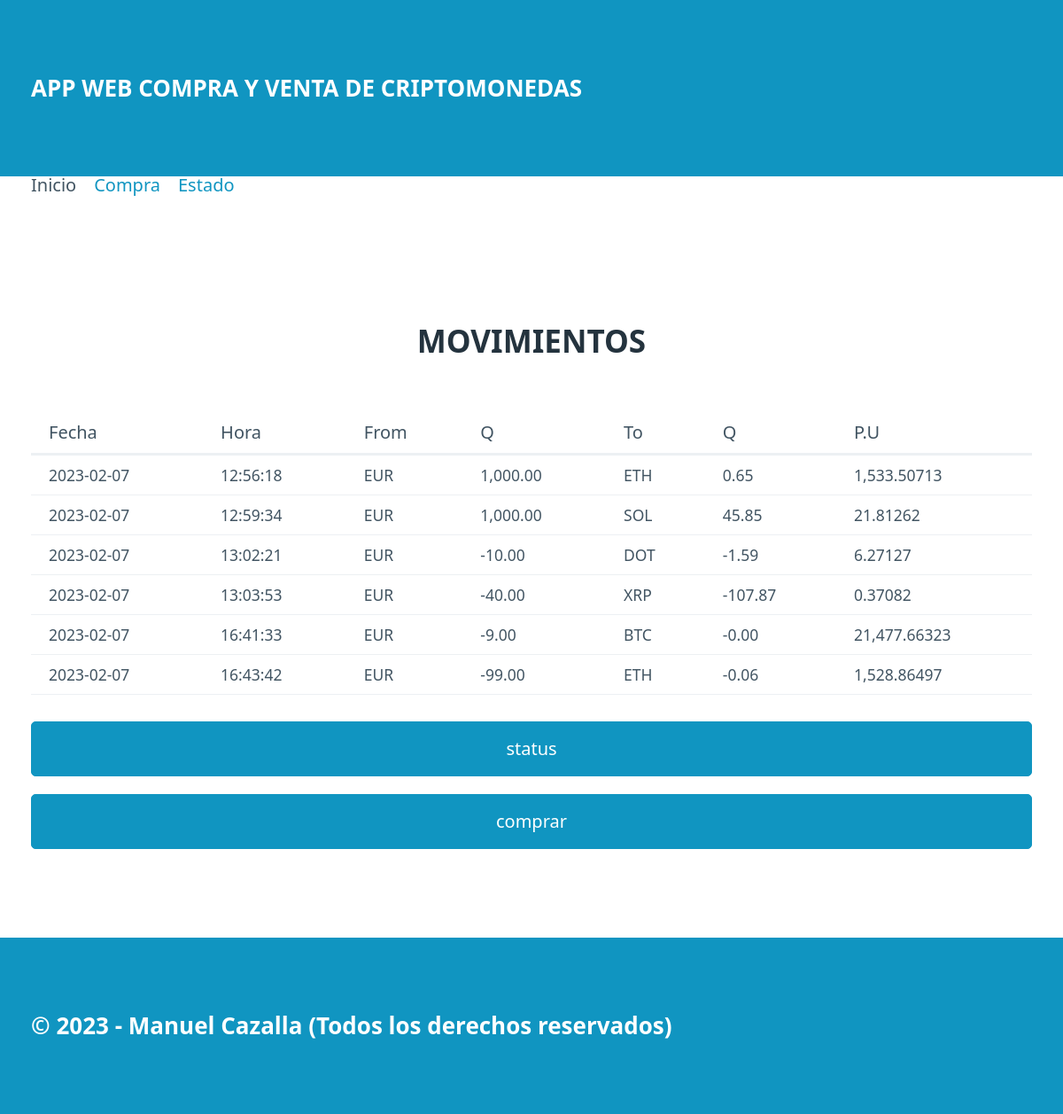
The app's page /, older data.
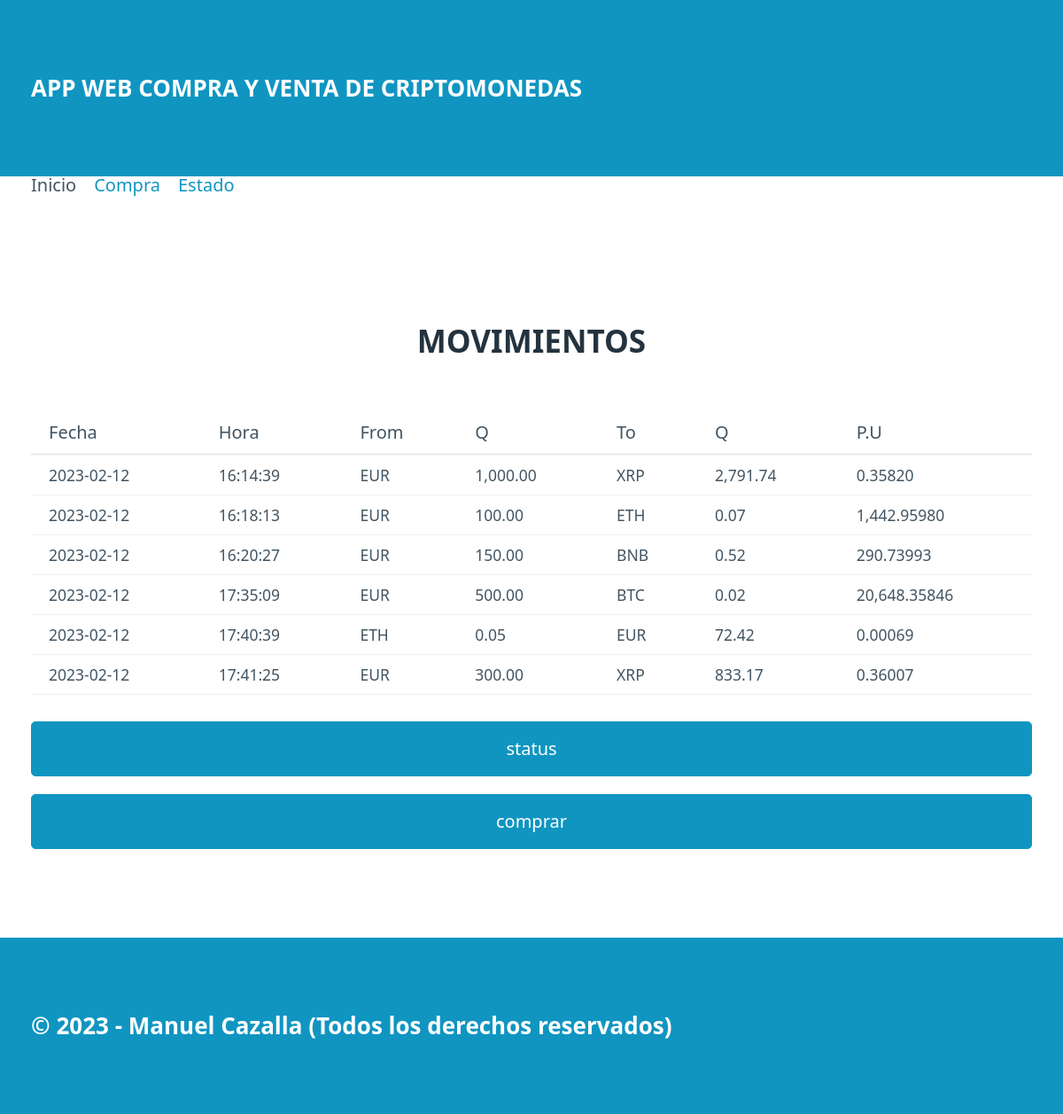
The same page, newer data.
### tables this page shows
CREATE TABLE "movimientos" (
	"id"	INTEGER,
	"date"	TEXT NOT NULL,
	"time"	TEXT NOT NULL,
	"moneda_from"	TEXT NOT NULL,
	"cantidad_from"	REAL,
	"moneda_to"	TEXT NOT NULL,
	"cantidad_to"	REAL,
	PRIMARY KEY("id" AUTOINCREMENT)
);

### blockchain/routes.py (the view)
@app.route("/")
def index():
    try:
        sqlite = ConecSqlite(ORIGIN_DATA)
        movimientos = sqlite.consultaSqlite("SELECT * from movimientos")
        return render_template("index.html",movements=  movimientos, puntero = "index.html",pageTitle ="movimimentos")
    except:
        flash("Base de datos no disponible,intentelo más tarde por favor")
        return render_template("index.html")

### blockchain/models.py (called while the page is built)
     def consultaSqlite(self,consulta):
            con = sqlite3.connect(self.ruta)
            cur = con.cursor()
            cur.execute(consulta)
            resultado = []
            columnas = cur.description
            filas = cur.fetchall()
            for dato in filas:
                movimiento = {}
                posicion = 0
                for nombre in columnas:
                    movimiento[nombre[0]] = dato[posicion]
                    posicion += 1
                resultado.append(movimiento)
            con.close()
            return resultado

### blockchain/templates/index.html
{% extends "base.html" %}
{% block section%}
        <table>
            <div class = "h2">
                <h2>MOVIMIENTOS</h2>
            </div>
            <thead>
               <tr>
                    <th>Fecha</th>
                    <th>Hora</th>
                    <th>From</th>
                    <th>Q</th>
                    <th>To</th>
                    <th>Q</th>
                    <th>P.U</th>
                </tr>
            </thead>
            <tbody>
                {% if movements %}
                {% for movement in movements %}
                <tr>
                    <td>{{movement.date}}</td>
                    <td>{{movement.time}}</td>
                    <td>{{movement.moneda_from}}</td>
                    <td>{{"{:,.2f}".format(movement.cantidad_from)}}</td>
                    <td>{{movement.moneda_to}}</td>
                    <td>{{"{:,.2f}".format (movement.cantidad_to)}}</td>
                    <td>{{"{:,.5f}".format(movement.cantidad_from / movement.cantidad_to)}}</td>
                </tr>
                {% endfor %}
                {% else%}
                <tr>
                    <td colspan="7" class="lista-vacia">NO HAY MOVIMIENTOS QUE MOSTRAR</td>
                </tr>
                {%endif%}
            </tbody>
        </table>
        <a href="/status"><button class ="status" method="POST">status</button></a>
        <a href="/purchase"><button class="comprar" method="POST">comprar</button></a>
{% endblock %}

Row changes from the older to the newer data that the page shows:
removed movimientos: date "2023-02-07", time "12:56:18", moneda_from "EUR", cantidad_from "1,000.00", moneda_to "ETH", cantidad_to "0.65", movement.cantidad_from/movement.cantidad_to "1,533.50713"
removed movimientos: date "2023-02-07", time "12:59:34", moneda_from "EUR", cantidad_from "1,000.00", moneda_to "SOL", cantidad_to "45.85", movement.cantidad_from/movement.cantidad_to "21.81262"
removed movimientos: date "2023-02-07", time "13:02:21", moneda_from "EUR", cantidad_from "-10.00", moneda_to "DOT", cantidad_to "-1.59", movement.cantidad_from/movement.cantidad_to "6.27127"
removed movimientos: date "2023-02-07", time "13:03:53", moneda_from "EUR", cantidad_from "-40.00", moneda_to "XRP", cantidad_to "-107.87", movement.cantidad_from/movement.cantidad_to "0.37082"
removed movimientos: date "2023-02-07", time "16:41:33", moneda_from "EUR", cantidad_from "-9.00", moneda_to "BTC", cantidad_to "-0.00", movement.cantidad_from/movement.cantidad_to "21,477.66323"
removed movimientos: date "2023-02-07", time "16:43:42", moneda_from "EUR", cantidad_from "-99.00", moneda_to "ETH", cantidad_to "-0.06", movement.cantidad_from/movement.cantidad_to "1,528.86497"
added movimientos: date "2023-02-12", time "16:14:39", moneda_from "EUR", cantidad_from "1,000.00", moneda_to "XRP", cantidad_to "2,791.74", movement.cantidad_from/movement.cantidad_to "0.35820"
added movimientos: date "2023-02-12", time "16:18:13", moneda_from "EUR", cantidad_from "100.00", moneda_to "ETH", cantidad_to "0.07", movement.cantidad_from/movement.cantidad_to "1,442.95980"
added movimientos: date "2023-02-12", time "16:20:27", moneda_from "EUR", cantidad_from "150.00", moneda_to "BNB", cantidad_to "0.52", movement.cantidad_from/movement.cantidad_to "290.73993"
added movimientos: date "2023-02-12", time "17:35:09", moneda_from "EUR", cantidad_from "500.00", moneda_to "BTC", cantidad_to "0.02", movement.cantidad_from/movement.cantidad_to "20,648.35846"
added movimientos: date "2023-02-12", time "17:40:39", moneda_from "ETH", cantidad_from "0.05", moneda_to "EUR", cantidad_to "72.42", movement.cantidad_from/movement.cantidad_to "0.00069"
added movimientos: date "2023-02-12", time "17:41:25", moneda_from "EUR", cantidad_from "300.00", moneda_to "XRP", cantidad_to "833.17", movement.cantidad_from/movement.cantidad_to "0.36007"
